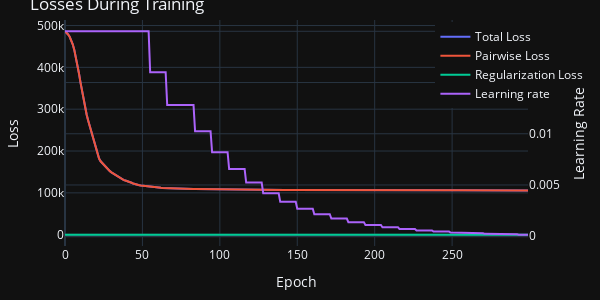

Source (notebook cell):
### Code cell
MatrixFactorization.plot_embedding_training(losses, learning_rates, verbose=True)

### Figure 1 — Plotly figure (JSON) as saved in the notebook; plotly's stock layout.template omitted (floating-point values rounded to 4 significant figures; data arrays with more than 128 entries replaced by an {"elided": "..."} marker saying what was removed)
{"data": [{"mode": "lines", "name": "Total Loss", "type": "scatter", "x": {"elided": "300 int values"}, "y": {"elided": "300 float values"}}, {"mode": "lines", "name": "Pairwise Loss", "type": "scatter", "x": {"elided": "300 int values"}, "y": {"elided": "300 float values"}}, {"mode": "lines", "name": "Regularization Loss", "type": "scatter", "x": {"elided": "300 int values"}, "y": {"elided": "300 float values"}}, {"mode": "lines", "name": "Learning rate", "type": "scatter", "x": {"elided": "300 int values"}, "y": {"elided": "300 float values"}, "yaxis": "y2"}], "layout": {"height": 300, "legend": {"x": 0.8, "xanchor": "left", "y": 0.99, "yanchor": "top"}, "margin": {"b": 20, "l": 20, "r": 20, "t": 20}, "title": {"text": "Losses During Training"}, "width": 600, "xaxis": {"title": {"text": "Epoch"}}, "yaxis": {"title": {"text": "Loss"}}, "yaxis2": {"overlaying": "y", "side": "right", "title": {"text": "Learning Rate"}}}}
